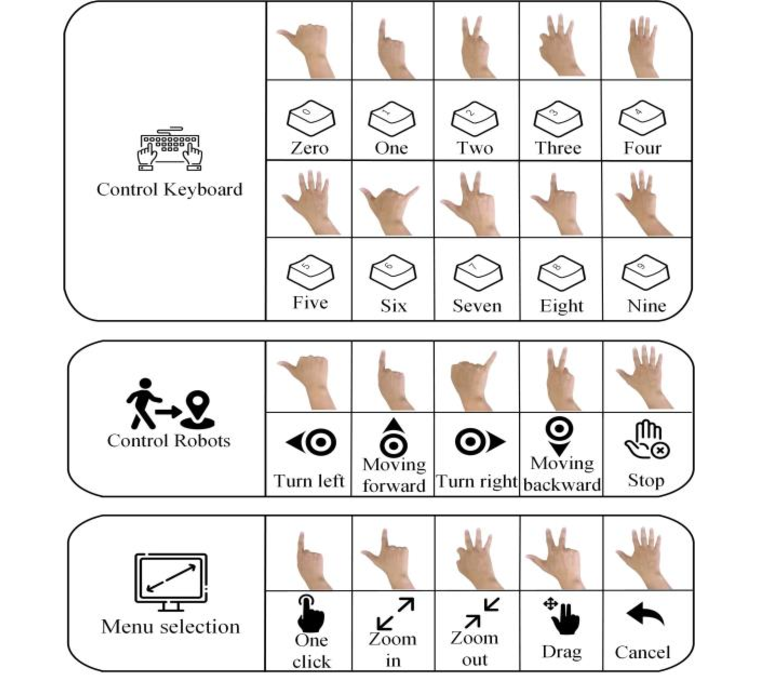
#> input picture image.png, 758 x 698 px, given in place of the camera
$ python main.py
#> lines starting #> are read from the running program, lines starting #| are printed output that depends on the picture; after the words box and inside, x2 and y2 are one past the last pixel; in counts of white or black regions, pixels touching at a corner belong together
### demo_mode.py
"""
Chế độ demo - hiển thị tất cả các cử chỉ có thể
"""
import cv2
import numpy as np

def create_gesture_guide():
    """Tạo hình ảnh hướng dẫn cử chỉ"""
    guide = np.zeros((800, 1200, 3), dtype=np.uint8)

    # Tiêu đề
    cv2.putText(guide, "HUONG DAN CU CHI TAY", (350, 50),
               cv2.FONT_HERSHEY_SIMPLEX, 1.5, (255, 255, 255), 3)

    # Bàn phím
    cv2.putText(guide, "1. DIEU KHIEN BAN PHIM", (50, 120),
               cv2.FONT_HERSHEY_SIMPLEX, 1, (0, 255, 255), 2)
    y = 160
    keyboard_gestures = [
        "0 ngon (nam tay) -> So 0",
        "1 ngon -> So 1",
        "2 ngon -> So 2",
        "3 ngon -> So 3",
        "4 ngon -> So 4",
        "5 ngon -> So 5"
    ]
    for text in keyboard_gestures:
        cv2.putText(guide, text, (70, y),
                   cv2.FONT_HERSHEY_SIMPLEX, 0.6, (255, 255, 255), 1)
        y += 35

    # Robot
    cv2.putText(guide, "2. DIEU KHIEN ROBOT", (50, 400),
               cv2.FONT_HERSHEY_SIMPLEX, 1, (0, 255, 255), 2)
    y = 440
    robot_gestures = [
        "1 ngon -> Tien",
        "2 ngon -> Re trai",
        "3 ngon -> Re phai",
        "4 ngon -> Lui",
        "Nam tay -> Dung"
    ]
    for text in robot_gestures:
        cv2.putText(guide, text, (70, y),
                   cv2.FONT_HERSHEY_SIMPLEX, 0.6, (255, 255, 255), 1)
        y += 35

    # Menu
    cv2.putText(guide, "3. DIEU KHIEN MENU", (600, 120),
               cv2.FONT_HERSHEY_SIMPLEX, 1, (0, 255, 255), 2)
    y = 160
    menu_gestures = [
        "1 ngon -> Click chuot",
        "2 ngon -> Zoom In",
        "3 ngon -> Zoom Out",
        "4 ngon -> Che do keo",
        "5 ngon -> Huy"
    ]
    for text in menu_gestures:
        cv2.putText(guide, text, (620, y),
                   cv2.FONT_HERSHEY_SIMPLEX, 0.6, (255, 255, 255), 1)
        y += 35

    # Lưu ý
    cv2.putText(guide, "LUU Y:", (600, 400),
               cv2.FONT_HERSHEY_SIMPLEX, 1, (0, 255, 255), 2)
    notes = [
        "- Dat tay vao khung mau xanh",
        "- Gio ngon tay ro rang",
        "- Tranh anh sang manh phia sau",
        "- Nen phong co mau sac khac voi mau da"
    ]
    y = 440
    for text in notes:
        cv2.putText(guide, text, (620, y),
                   cv2.FONT_HERSHEY_SIMPLEX, 0.6, (255, 255, 255), 1)
        y += 35

    # Footer
    cv2.putText(guide, "Nhan phim bat ky de tiep tuc...", (400, 750),
               cv2.FONT_HERSHEY_SIMPLEX, 0.8, (0, 255, 0), 2)

    return guide

def show_demo():
    """Hiển thị demo"""
    guide = create_gesture_guide()
    cv2.imshow("Huong Dan Cu Chi", guide)
    cv2.waitKey(0)
    cv2.destroyAllWindows()

# [2 lines that do not run on import are left out]

### gesture_detector_simple.py
import cv2
import numpy as np

class GestureDetector:
    """Phiên bản đơn giản sử dụng phát hiện màu da"""
    def __init__(self):
        self.gesture_count = 0
        self.last_gesture = None

    def detect_skin(self, frame):
        """Phát hiện vùng da trong ảnh"""
        # Chuyển sang HSV
        hsv = cv2.cvtColor(frame, cv2.COLOR_BGR2HSV)

        # Ngưỡng màu da
        lower_skin = np.array([0, 20, 70], dtype=np.uint8)
        upper_skin = np.array([20, 255, 255], dtype=np.uint8)

        # Tạo mask
        mask = cv2.inRange(hsv, lower_skin, upper_skin)

        # Làm mịn
        kernel = np.ones((5, 5), np.uint8)
        mask = cv2.morphologyEx(mask, cv2.MORPH_CLOSE, kernel)
        mask = cv2.morphologyEx(mask, cv2.MORPH_OPEN, kernel)

        return mask

    # [66 lines left out: functions count_fingers_simple, detect_gesture, not called in this run]

    def process_frame(self, frame):
        """Xử lý frame"""
        # Lấy vùng quan tâm (ROI) - góc trên bên phải
        roi = frame[50:300, 300:600]

        # Phát hiện da
        mask = self.detect_skin(roi)

        # Tìm contours
        contours, _ = cv2.findContours(mask, cv2.RETR_TREE, cv2.CHAIN_APPROX_SIMPLE)

        gesture = None
        if contours:
            # Lấy contour lớn nhất
            max_contour = max(contours, key=cv2.contourArea)

            if cv2.contourArea(max_contour) > 5000:
                # Vẽ contour
                cv2.drawContours(roi, [max_contour], -1, (0, 255, 0), 2)

                # Vẽ convex hull
                hull = cv2.convexHull(max_contour)
                cv2.drawContours(roi, [hull], -1, (255, 0, 0), 2)

                # Đếm ngón tay
                finger_count = self.count_fingers_simple(max_contour)
                gesture = self.detect_gesture(finger_count, max_contour)

                # Hiển thị số ngón
                cv2.putText(roi, f"Fingers: {finger_count}", (10, 30),
                           cv2.FONT_HERSHEY_SIMPLEX, 0.8, (0, 255, 0), 2)

        # Vẽ khung ROI
        cv2.rectangle(frame, (300, 50), (600, 300), (255, 0, 0), 2)
        cv2.putText(frame, "Dat tay vao khung nay", (310, 40),
                   cv2.FONT_HERSHEY_SIMPLEX, 0.6, (255, 0, 0), 2)

        return frame, gesture

### gesture_visualizer.py
import cv2
import numpy as np

class GestureVisualizer:
    """Hiển thị hướng dẫn cử chỉ trên màn hình"""

    def __init__(self):
        self.gestures_keyboard = {
            "zero": "0️⃣ Số 0",
            "one": "1️⃣ Số 1",
            "two": "2️⃣ Số 2",
            "three": "3️⃣ Số 3",
            "four": "4️⃣ Số 4",
            "five": "5️⃣ Số 5"
        }

        self.gestures_robot = {
            "forward": "⬆️ Tiến",
            "left": "⬅️ Trái",
            "right": "➡️ Phải",
            "backward": "⬇️ Lùi",
            "stop": "🛑 Dừng"
        }

        self.gestures_menu = {
            "one": "🖱️ Click",
            "two": "🔍+ Zoom In",
            "three": "🔍- Zoom Out",
            "four": "✋ Drag",
            "five": "❌ Cancel"
        }

    def draw_help_panel(self, frame, mode_name):
        """Vẽ bảng hướng dẫn"""
        h, w = frame.shape[:2]

        # Tạo panel bên trái
        panel_width = 250
        overlay = frame.copy()
        cv2.rectangle(overlay, (0, 0), (panel_width, h), (0, 0, 0), -1)
        cv2.addWeighted(overlay, 0.7, frame, 0.3, 0, frame)

        # Tiêu đề
        cv2.putText(frame, "HUONG DAN", (10, 30),
                   cv2.FONT_HERSHEY_SIMPLEX, 0.7, (255, 255, 255), 2)
        cv2.line(frame, (10, 40), (panel_width - 10, 40), (255, 255, 255), 1)

        # Chọn gestures theo mode
        if mode_name == "Bàn phím":
            gestures = self.gestures_keyboard
        elif mode_name == "Robot":
            gestures = self.gestures_robot
        else:
            gestures = self.gestures_menu

        # Hiển thị danh sách
        y = 70
        for gesture, label in gestures.items():
            cv2.putText(frame, label, (15, y),
                       cv2.FONT_HERSHEY_SIMPLEX, 0.5, (255, 255, 255), 1)
            y += 30

        return frame

    def draw_gesture_indicator(self, frame, gesture, mode_name):
        """Vẽ chỉ báo cử chỉ hiện tại"""
        if not gesture:
            return frame

        h, w = frame.shape[:2]

        # Chọn label
        if mode_name == "Bàn phím":
            label = self.gestures_keyboard.get(gesture, gesture)
        elif mode_name == "Robot":
            label = self.gestures_robot.get(gesture, gesture)
        else:
            label = self.gestures_menu.get(gesture, gesture)

        # Vẽ box lớn ở giữa màn hình
        text_size = cv2.getTextSize(label, cv2.FONT_HERSHEY_SIMPLEX, 1.5, 3)[0]
        box_w = text_size[0] + 40
        box_h = text_size[1] + 40
        box_x = (w - box_w) // 2
        box_y = h - 150

        # Vẽ background
        overlay = frame.copy()
        cv2.rectangle(overlay, (box_x, box_y), (box_x + box_w, box_y + box_h),
                     (0, 255, 0), -1)
        cv2.addWeighted(overlay, 0.6, frame, 0.4, 0, frame)

        # Vẽ text
        text_x = box_x + 20
        text_y = box_y + box_h - 20
        cv2.putText(frame, label, (text_x, text_y),
                   cv2.FONT_HERSHEY_SIMPLEX, 1.5, (255, 255, 255), 3)

        return frame

    # [12 lines left out: function draw_stats, not called in this run]

### main.py
import cv2
import time
from gesture_detector_simple import GestureDetector
from controllers import KeyboardController, RobotController, MenuController
from gesture_visualizer import GestureVisualizer

def main():
    # Hiển thị hướng dẫn
    from demo_mode import show_demo
    show_demo()
#> in show_demo, `cv2.imshow("Huong Dan Cu Chi", guide)`:
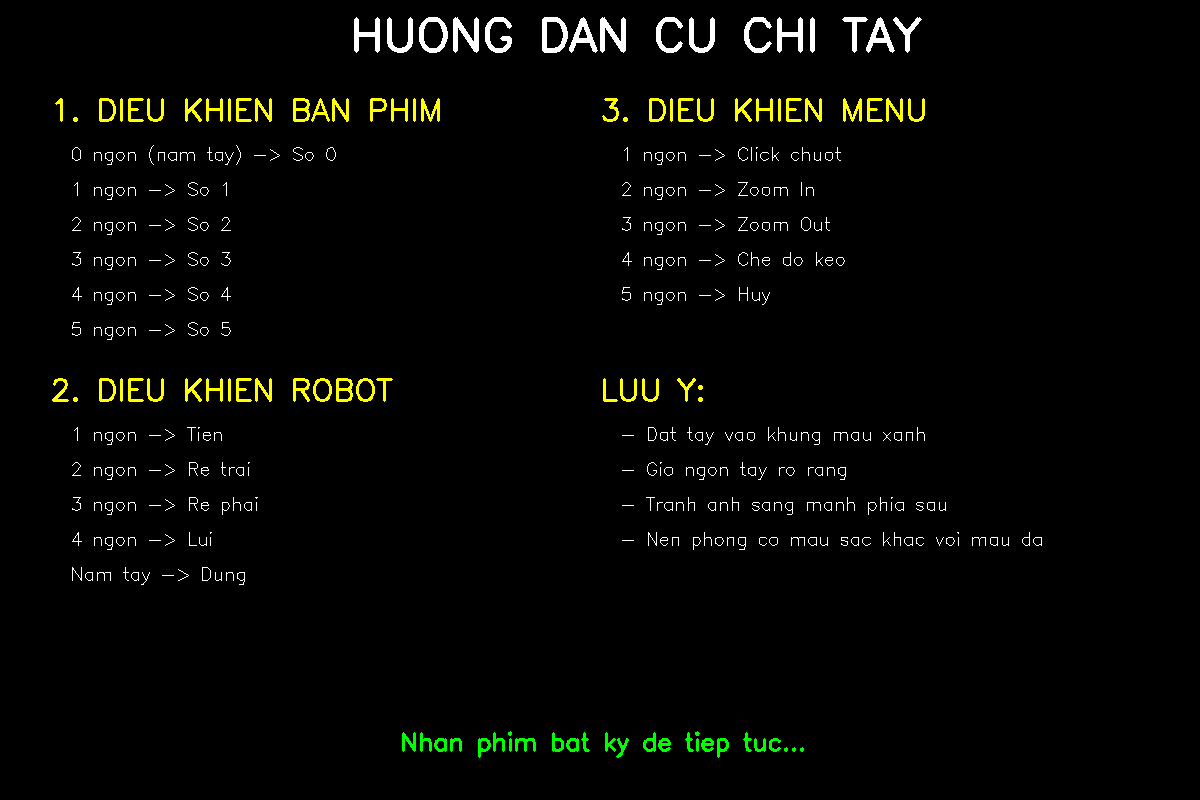
#> window 'Huong Dan Cu Chi': shape (800, 1200, 3); mean B, G, R 3.5, 6.2, 5.6

    # Chọn chế độ điều khiển
    print("=" * 50)
    print("HỆ THỐNG ĐIỀU KHIỂN BẰNG CỬ CHỈ TAY")
    print("=" * 50)
    print("Chọn chế độ:")
    print("1. Điều khiển bàn phím")
    print("2. Điều khiển robot")
    print("3. Điều khiển menu")
    print("=" * 50)

    mode = input("Nhập số (1-3): ").strip()
#> the answer given: 1

    if mode == "1":
        controller = KeyboardController()
        mode_name = "Bàn phím"
    elif mode == "2":
        controller = RobotController()
        mode_name = "Robot"
    elif mode == "3":
        controller = MenuController()
        mode_name = "Menu"
    else:
        print("Chế độ không hợp lệ!")
        return

    print(f"\nĐang khởi động chế độ: {mode_name}")
    print("Đang mở camera...")

    # Khởi tạo camera
    cap = cv2.VideoCapture(0)

    if not cap.isOpened():
        print("LỖI: Không thể mở camera!")
        print("Vui lòng kiểm tra:")
        print("- Camera có được kết nối không?")
        print("- Ứng dụng khác có đang sử dụng camera không?")
        return

    print("Camera đã sẵn sàng!")
    print("Nhấn 'q' trong cửa sổ camera để thoát\n")

    detector = GestureDetector()
    visualizer = GestureVisualizer()

    last_gesture = None
    frame_count = 0
    gesture_count = 0
    start_time = time.time()
    fps = 0

    while True:
        ret, frame = cap.read()
#> frame is the input picture: shape (698, 758, 3); mean B, G, R 233, 234.3, 236.1
        if not ret:
            print("Không thể đọc frame từ camera")
            break

        frame = cv2.flip(frame, 1)
        frame, gesture = detector.process_frame(frame)
#> in process_frame, `roi = frame[50:300, 300:600]`:
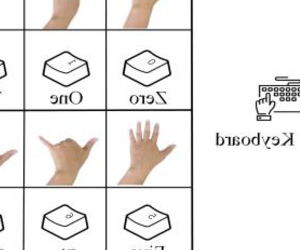
#> roi: shape (250, 300, 3); mean B, G, R 233.5, 234.9, 237.1
#> in detect_skin, `hsv = cv2.cvtColor(frame, cv2.COLOR_BGR2HSV)`: hsv: shape (250, 300, 3); mean H, S, V 7.3, 5, 237.2
#> in detect_skin, `mask = cv2.inRange(hsv, lower_skin, upper_skin)`:
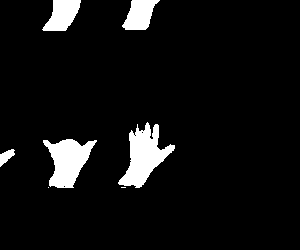
#> mask: shape (250, 300); 6.6% white; 7 white regions (2 under 20 px), largest, box (x1, y1, x2, y2) and area: (118, 122, 175, 188) 1752, (43, 139, 97, 188) 1527, (42, 0, 81, 31) 788, (122, 0, 160, 30) 738, (0, 149, 15, 167) 142
#> in detect_skin, `mask = cv2.morphologyEx(mask, cv2.MORPH_CLOSE, kernel)`: mask: shape (250, 300); 6.7% white; 5 white regions, box (x1, y1, x2, y2) and area: (118, 122, 175, 188) 1824, (43, 139, 97, 188) 1538, (42, 0, 81, 31) 788, (122, 0, 160, 30) 739, (0, 149, 15, 167) 146
#> in detect_skin, `mask = cv2.morphologyEx(mask, cv2.MORPH_OPEN, kernel)`:
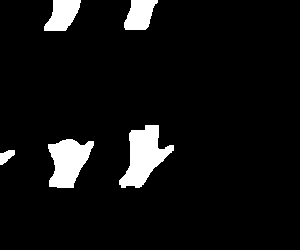
#> mask: shape (250, 300); 6.6% white; 5 white regions
#> in process_frame, `contours, _ = cv2.findContours(mask, cv2.RETR_TREE, cv2.CHAIN_APPROX_S..`: contours = 5 contours; box (x1, y1, x2, y2) and area: (119, 125, 174, 188) 1698, (48, 139, 94, 188) 1414, (44, 0, 81, 31) 728, (124, 0, 158, 30) 676, (0, 150, 15, 165) 117
#> in process_frame, `max_contour = max(contours, key=cv2.contourArea)`: max_contour = contour of 67 points, box (x1, y1, x2, y2) (119, 125, 174, 188), area 1698
#> in process_frame, `cv2.putText(frame, "Dat tay vao khung nay", (310, 40), cv2.FONT_HERSHE..`:
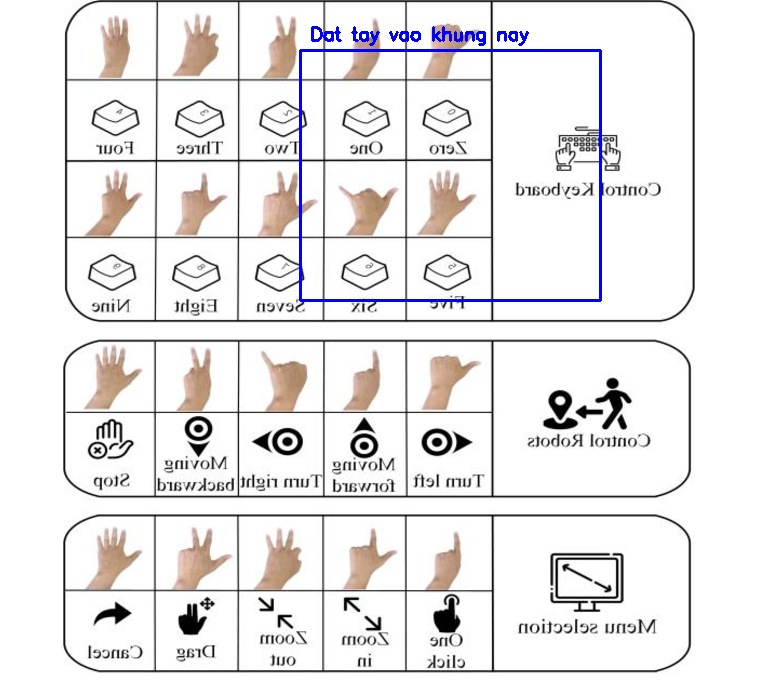
#> frame: shape (698, 758, 3); mean B, G, R 233.2, 232.2, 234.1

        # Tính FPS
        frame_count += 1
        if frame_count % 30 == 0:
            elapsed = time.time() - start_time
            fps = 30 / elapsed if elapsed > 0 else 0
            start_time = time.time()

        # Thực thi lệnh khi phát hiện cử chỉ mới (mỗi 15 frame)
        if gesture and gesture != last_gesture and frame_count % 15 == 0:
            result = controller.execute(gesture)
            if result:
                gesture_count += 1
            last_gesture = gesture

        # Vẽ bảng hướng dẫn
        frame = visualizer.draw_help_panel(frame, mode_name)
#> after the loop in draw_help_panel, `for gesture, label in gestures.items():`:
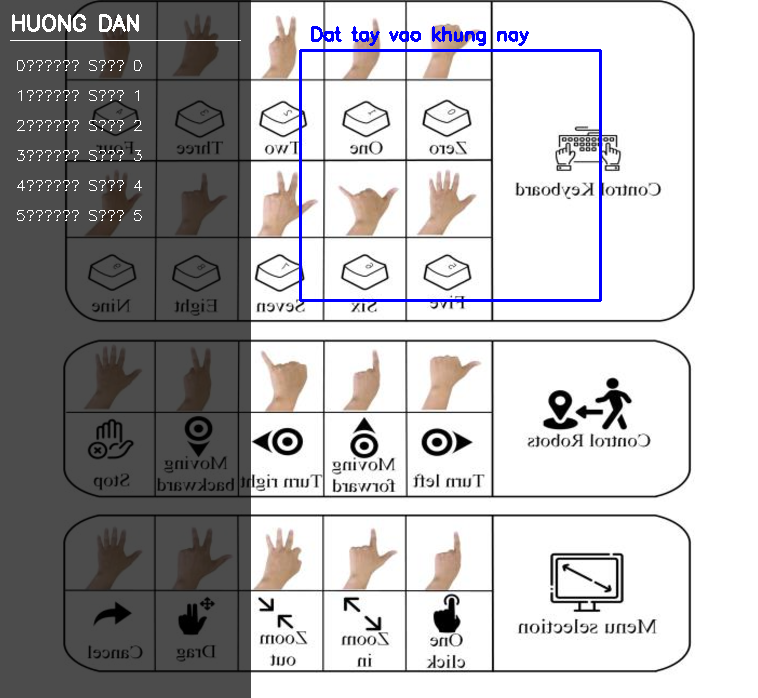
#> frame: shape (698, 758, 3); mean B, G, R 180.3, 179, 180.3
#> after the loop in draw_help_panel, `for gesture, label in gestures.items():`: y = 250

        # Vẽ chỉ báo cử chỉ
        frame = visualizer.draw_gesture_indicator(frame, gesture, mode_name)

        # Hiển thị thông tin trên cùng
        cv2.putText(frame, f"Mode: {mode_name} | FPS: {fps:.1f}",
                    (frame.shape[1] - 350, 30),
                    cv2.FONT_HERSHEY_SIMPLEX, 0.6, (0, 255, 255), 2)

        cv2.putText(frame, f"Gestures: {gesture_count}",
                    (frame.shape[1] - 350, 60),
                    cv2.FONT_HERSHEY_SIMPLEX, 0.6, (0, 255, 255), 2)

        cv2.putText(frame, "Nhan 'q' hoac ESC de thoat",
                    (frame.shape[1] - 350, frame.shape[0] - 20),
                    cv2.FONT_HERSHEY_SIMPLEX, 0.5, (0, 0, 255), 1)
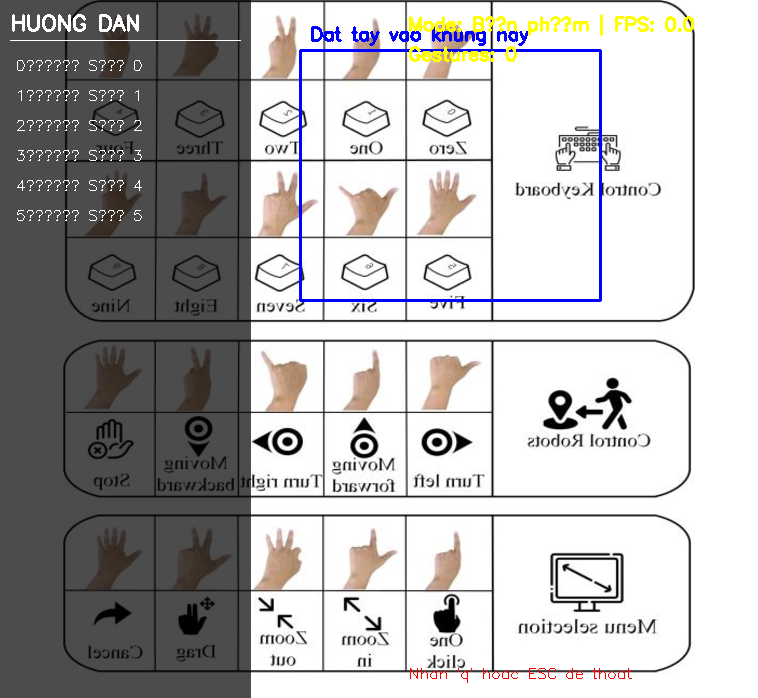
#> frame: shape (698, 758, 3); mean B, G, R 179, 179, 180.4

        cv2.imshow("Hand Gesture Control", frame)

        key = cv2.waitKey(1) & 0xFF
#> (key q is pressed here)
        if key == ord('q') or key == 27:  # q hoặc ESC
            break

    print("\nĐang đóng chương trình...")
    cap.release()
    cv2.destroyAllWindows()
    print("Đã thoát!")

if __name__ == "__main__":
    main()
